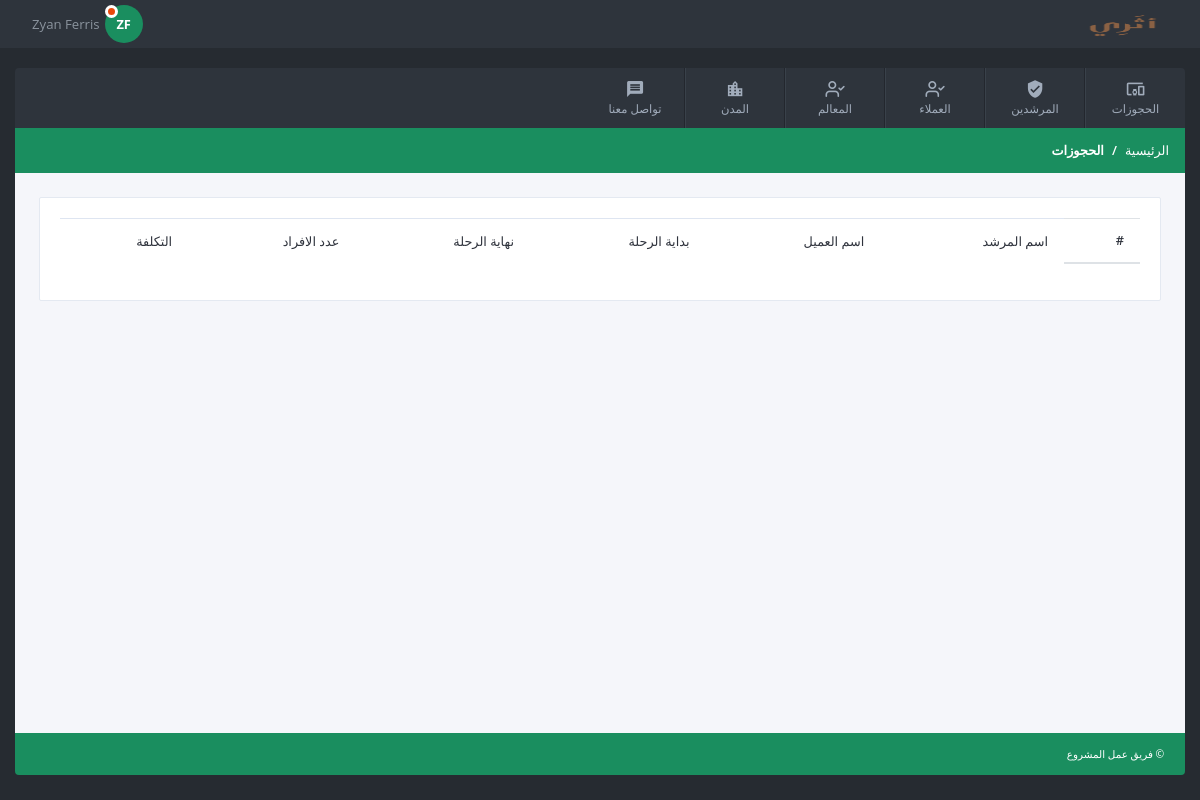
/admin/index.php (signed in), run on an earlier commit of the app's database.
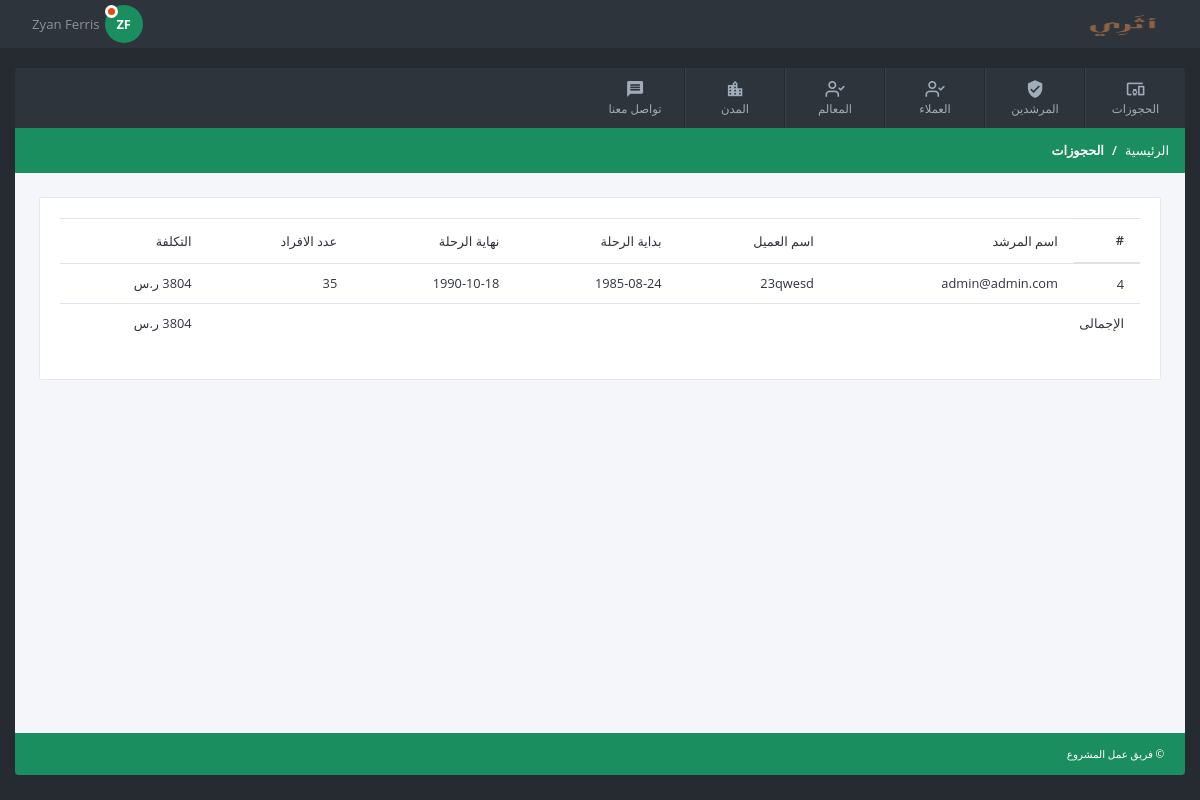
And on a later commit of the database.
### tables this page shows
CREATE TABLE `cart` (
  `id` int(11) UNSIGNED NOT NULL,
  `client_id` int(20) DEFAULT NULL,
  `tour_id` int(20) DEFAULT NULL,
  `price` double DEFAULT 0,
  `status` enum('new','confirmed') NOT NULL DEFAULT 'new',
  `from_date` date DEFAULT NULL,
  `to_date` date DEFAULT NULL,
  `person_no` int(5) DEFAULT 0,
  `guide_id` int(20) DEFAULT NULL
);

CREATE TABLE `guides` (
  `guide_id` int(20) NOT NULL,
  `name` varchar(255) DEFAULT NULL,
  `mail` varchar(255) NOT NULL,
  `password` varchar(255) NOT NULL,
  `phone` varchar(255) NOT NULL,
  `image` varchar(255) NOT NULL,
  `active` tinyint(1) NOT NULL DEFAULT 2
);

CREATE TABLE `clients` (
  `client_id` int(20) NOT NULL,
  `name` varchar(255) DEFAULT NULL,
  `mail` varchar(255) NOT NULL,
  `password` varchar(255) NOT NULL,
  `phone` varchar(255) NOT NULL,
  `image` varchar(255) NOT NULL,
  `active` tinyint(1) NOT NULL DEFAULT 2
);

### system/helper.php (called while the page is built, shortened)
<?php
if (!function_exists('runQuery')) {
    function runQuery($query)
    {
        $servername = "localhost";
        $username = "root";
        $password = "";
        $database = "athry";
        $conn = new mysqli($servername, $username, $password, $database);
        $conn->set_charset("utf8");
        return $conn->query($query);
    }
}

### admin/index.php (the view, shortened to what this page needs)
<?php
require('../system/helper.php');
$selectCartSql = "SELECT *,SUM(price) AS total_price  FROM `cart` WHERE `status` = 'confirmed'";
$selectCartResult = runQuery($selectCartSql);
$cartItems = [];
if ($selectCartResult->num_rows > 0) {
    while ($row = $selectCartResult->fetch_assoc()) {
        $client = runQuery("SELECT * FROM `clients` WHERE `client_id` ='{$row['client_id']}'")->fetch_assoc();
        $row['client'] = $client;
        $gide = runQuery("SELECT * FROM `guides` WHERE `guide_id` ='{$row['guide_id']}'")->fetch_assoc();
        $row['guide'] = $gide;
        $cartItems[] = $row;
    }
}
?>
<!doctype html>
<html lang="en">
<head>
    <?php
    include 'layout/assets/css.php';
    ?>
</head>
<body>
<?php
include 'layout/inc/header.php';
?>
<div class="container-fluid">
    <?php
    include 'layout/inc/sidebar.php';
    ?>
    <div class="main-container">
        <div class="page-header">
            <ol class="breadcrumb">
                <li class="breadcrumb-item">الرئيسية</li>
                <li class="breadcrumb-item active">الحجوزات</li>
            </ol>
        </div>
        <div class="content-wrapper">
            <div class="row gutters">
                <div class="col-xl-12 col-lg-12 col-md-12 col-sm-12 col-12">
                    <div class="card">
                        <div class="card-body">
                            <div class="table-responsive">
                                <table class="table">
                                    <thead>
                                    <tr>
                                        <th>#</th>
                                        <td>اسم المرشد</td>
                                        <td>اسم العميل</td>
                                        <td>بداية الرحلة</td>
                                        <td>نهاية الرحلة</td>
                                        <td>عدد الافراد</td>
                                        <td>التكلفة</td>
                                    </tr>
                                    </thead>
                                    <?php
                                    if (isset($cartItems[0]['client'])) {
                                        foreach ($cartItems as $cartItem) {
                                            ?>
                                            <tr>
                                                <td> <?php echo $cartItem['id'] ?></td>
                                                <td> <?php echo $cartItem['guide']['name'] ?? "" ?></td>
                                                <td> <?php echo $cartItem['client']['name'] ?? "" ?></td>
                                                <td><?php echo $cartItem['from_date'] ?></td>
                                                <td><?php echo $cartItem['to_date'] ?></td>
                                                <td> <?php echo $cartItem['person_no'] ?></td>
                                                <td> <?php echo $cartItem['price'] ?> ر.س</td>
                                            </tr>
                                            <?php
                                        }
                                        ?>
                                        <tr>
                                            <td colspan="6">الإجمالى</td>
                                            <td colspan="2"><?php echo $cartItem['total_price'] ?? 0 ?> ر.س</td>
                                        </tr>
                                        <?php
                                    }
                                    ?>
                                </table>
                            </div>
                        </div>
                    </div>
                </div>
            </div>
        </div>
    </div>
    <?php
    include 'layout/inc/footer.php';
    ?>
</div>
</body>
</html>

What changed in the data, as far as the page shows it:
added cart: id "4", guide.name "admin@admin.com", client.name "23qwesd", from_date "1985-08-24", to_date "1990-10-18", person_no "35", price "3804"
Also different on the page:
$cartItem['total_price']: (not shown) → "3804"
text now shown: "الإجمالى ر.س"
